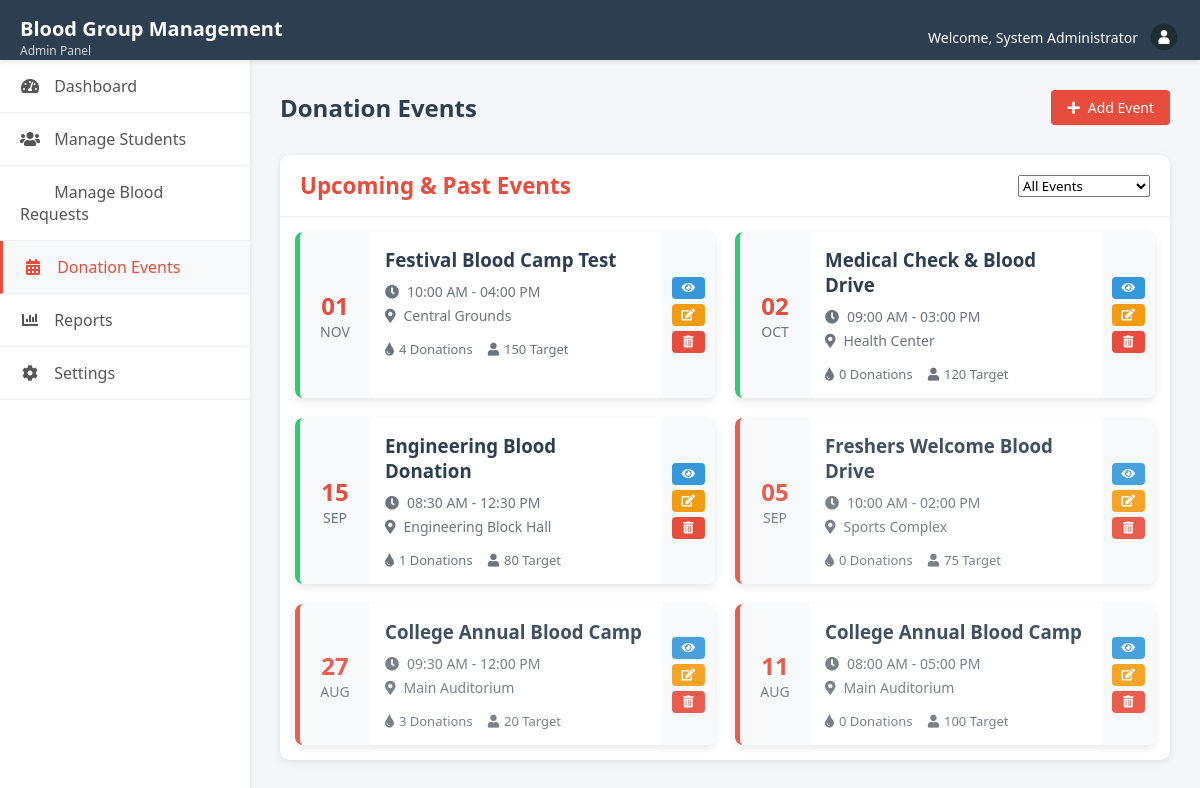
Screenshot of /admin/donation_events.php (signed in) with the database file from the repository.
### tables this page shows
CREATE TABLE `donation_events` (
  `id` int(11) NOT NULL,
  `event_name` varchar(100) NOT NULL,
  `event_date` date NOT NULL,
  `start_time` time NOT NULL,
  `end_time` time NOT NULL,
  `location` varchar(255) NOT NULL,
  `target_donors` int(11) NOT NULL,
  `target_blood_groups` varchar(100) DEFAULT NULL,
  `target_departments` varchar(255) DEFAULT NULL,
  `description` text DEFAULT NULL,
  `created_at` timestamp NOT NULL DEFAULT current_timestamp(),
  `updated_at` timestamp NOT NULL DEFAULT current_timestamp() ON UPDATE current_timestamp()
);

### admin/donation_events.php (the view, shortened to what this page needs)
<?php
require_once '../includes/config.php';
$events = $pdo->query("
    SELECT e.*, COUNT(d.id) as donation_count
    FROM donation_events e
    LEFT JOIN donations d ON e.id = d.event_id
    GROUP BY e.id
    ORDER BY e.event_date DESC
")->fetchAll(PDO::FETCH_ASSOC);
?>
<!DOCTYPE html>
<html lang="en">
<head>
    <link rel="stylesheet" href="../assets/css/admin.css">
    <link rel="stylesheet" href="https://cdnjs.cloudflare.com/ajax/libs/font-awesome/6.0.0-beta3/css/all.min.css">
    <link rel="stylesheet" href="https://cdn.jsdelivr.net/npm/flatpickr/dist/flatpickr.min.css">
</head>
<body>
    <?php include '../includes/admin_header.php'; ?>
    <div class="admin-container">
        <?php include '../includes/admin_sidebar.php'; ?>
        <main class="admin-content">
            <div class="content-header">
                <h1>Donation Events</h1>
                <a href="add_event.php" class="btn btn-primary">
                    <i class="fas fa-plus"></i> Add Event
                </a>
            </div>
            <div class="card">
                <div class="card-header">
                    <h2>Upcoming & Past Events</h2>
                    <div class="event-filter">
                        <select id="eventFilter" class="form-control">
                            <option value="all">All Events</option>
                        </select>
                    </div>
                </div>
                <div class="card-body">
                    <?php if(count($events) > 0): ?>
                        <div class="events-grid">
                            <?php foreach($events as $event):
                                $isPast = strtotime($event['event_date']) < time();
                                $eventClass = $isPast ? 'past-event' : 'upcoming-event';
                            ?>
                                <div class="event-card <?php echo $eventClass; ?>">
                                    <div class="event-date">
                                        <div class="event-day"><?php echo date('d', strtotime($event['event_date'])); ?></div>
                                        <div class="event-month"><?php echo date('M', strtotime($event['event_date'])); ?></div>
                                    </div>
                                    <div class="event-details">
                                        <h3><?php echo htmlspecialchars($event['event_name']); ?></h3>
                                        <p class="event-time">
                                            <i class="fas fa-clock"></i>
                                            <?php echo date('h:i A', strtotime($event['start_time'])); ?> -
                                            <?php echo date('h:i A', strtotime($event['end_time'])); ?>
                                        </p>
                                        <p class="event-location">
                                            <i class="fas fa-map-marker-alt"></i>
                                            <?php echo htmlspecialchars($event['location']); ?>
                                        </p>
                                        <div class="event-stats">
                                            <span class="stat">
                                                <i class="fas fa-tint"></i> <?php echo $event['donation_count']; ?> Donations
                                            </span>
                                            <span class="stat">
                                                <i class="fas fa-user"></i> <?php echo $event['target_donors']; ?> Target
                                            </span>
                                        </div>
                                    </div>
                                    <div class="event-actions">
                                        <a href="view_event.php?id=<?php echo $event['id']; ?>" class="btn btn-sm btn-info" title="View">
                                            <i class="fas fa-eye"></i>
                                        </a>
                                        <a href="edit_event.php?id=<?php echo $event['id']; ?>" class="btn btn-sm btn-warning" title="Edit">
                                            <i class="fas fa-edit"></i>
                                        </a>
                                        <a href="process_event_actions.php?action=delete&id=<?php echo $event['id']; ?>"
                                           class="btn btn-sm btn-danger" title="Delete" onclick="return confirm('Delete this event?')">
                                            <i class="fas fa-trash-alt"></i>
                                        </a>
                                    </div>
                                </div>
                            <?php endforeach; ?>
                        </div>
                    <?php endif; ?>
                </div>
            </div>
        </main>
    </div>
</body>
</html>

### includes/admin_header.php (shortened to what this page needs)
<header class="admin-header">
    <link rel="stylesheet" href="https://cdnjs.cloudflare.com/ajax/libs/font-awesome/5.15.4/css/all.min.css">
    <link rel="stylesheet" href="../assets/css/admin.css">
    <link rel="stylesheet" href="../assets/css/blood-requests.css">
    <div class="header-content">
        <div class="logo">
            <h1>Blood Group Management</h1>
            <p>Admin Panel</p>
        </div>
        <div class="admin-nav">
            <div class="admin-info">
                <span class="admin-name">Welcome, <?php echo $_SESSION['admin_name']; ?></span>
                <img src="../assets/images/admin-avatar.png" alt="Admin Avatar" class="admin-avatar">
            </div>
        </div>
    </div>
</header>

### includes/admin_sidebar.php
<aside class="admin-sidebar">
    <nav class="sidebar-nav">
        <ul>
            <li class="<?php echo basename($_SERVER['PHP_SELF']) == 'dashboard.php' ? 'active' : ''; ?>">
                <a href="dashboard.php">
                    <i class="fas fa-tachometer-alt"></i> Dashboard
                </a>
            </li>
            <li class="<?php echo basename($_SERVER['PHP_SELF']) == 'manage_students.php' ? 'active' : ''; ?>">
                <a href="manage_students.php">
                    <i class="fas fa-users"></i> Manage Students
                </a>
            </li>
            <li class="<?php echo basename($_SERVER['PHP_SELF']) == 'manage_requests.php' ? 'active' : ''; ?>">
                <a href="manage_requests.php">
                    <i class="fas fa-request"></i> Manage Blood Requests
                </a>
            </li>
            <li class="<?php echo basename($_SERVER['PHP_SELF']) == 'donation_events.php' ? 'active' : ''; ?>">
                <a href="donation_events.php">
                    <i class="fas fa-calendar-alt"></i> Donation Events
                </a>
            </li>
            <li class="<?php echo basename($_SERVER['PHP_SELF']) == 'reports.php' ? 'active' : ''; ?>">
                <a href="reports.php">
                    <i class="fas fa-chart-bar"></i> Reports
                </a>
            </li>
            <li class="<?php echo basename($_SERVER['PHP_SELF']) == 'settings.php' ? 'active' : ''; ?>">
                <a href="settings.php">
                    <i class="fas fa-cog"></i> Settings
                </a>
            </li>
        </ul>
    </nav>
</aside>

### assets/css/admin.css (style rules this page uses)
:root { --primary-color: #e74c3c; --secondary-color: #3498db; --dark-color: #2c3e50; --light-color: #ecf0f1; --success-color: #2ecc71; --danger-color: #e74c3c; --warning-color: #f39c12; --info-color: #3498db; --sidebar-width: 250px; }
* { margin: 0; padding: 0; box-sizing: border-box; font-family: 'Segoe UI', Tahoma, Geneva, Verdana, sans-serif; }
body { background-color: #f5f7fa; color: #333; }
.admin-container { display: flex; min-height: calc(100vh - 60px); }
.admin-header { background-color: var(--dark-color); color: white; padding: 15px 0; box-shadow: 0 2px 5px rgba(0,0,0,0.1); height: 60px; position: sticky; top: 0; z-index: 1000; }
.header-content { display: flex; justify-content: space-between; align-items: center; max-width: 1200px; margin: 0 auto; padding: 0 20px; }
.logo h1 { font-size: 20px; font-weight: bold; }
.logo p { font-size: 12px; opacity: 0.8; }
.admin-nav { position: relative; display: flex; align-items: center; }
.admin-info { display: flex; align-items: center; cursor: pointer; }
.admin-name { margin-right: 10px; font-size: 14px; }
.admin-avatar { width: 32px; height: 32px; border-radius: 50%; object-fit: cover; }
.admin-sidebar { width: var(--sidebar-width); background-color: white; box-shadow: 2px 0 5px rgba(0,0,0,0.05); height: calc(100vh - 60px); position: sticky; top: 60px; }
.sidebar-nav ul { list-style: none; }
.sidebar-nav li { border-bottom: 1px solid #f0f0f0; }
.sidebar-nav li.active { background-color: #f8f9fa; border-left: 3px solid var(--primary-color); }
.sidebar-nav li.active a { color: var(--primary-color); }
.sidebar-nav a { display: block; padding: 15px 20px; color: #555; text-decoration: none; transition: all 0.3s; }
.sidebar-nav i { width: 20px; text-align: center; margin-right: 10px; }
.admin-content { flex: 1; padding: 30px; background-color: #f5f7fa; }
.content-header { display: flex; justify-content: space-between; align-items: center; margin-bottom: 30px; }
.content-header h1 { color: var(--dark-color); font-size: 24px; }
.card { background: white; border-radius: 8px; box-shadow: 0 3px 10px rgba(0,0,0,0.05); margin-bottom: 30px; }
.card-header { padding: 20px; border-bottom: 1px solid #f0f0f0; display: flex; justify-content: space-between; align-items: center; }
.card-header h2 { font-size: 18px; color: var(--dark-color); }
.card-body { padding: 20px; }
.btn { display: inline-flex; align-items: center; justify-content: center; padding: 8px 16px; border-radius: 4px; font-size: 14px; font-weight: 500; cursor: pointer; transition: all 0.3s; border: none; text-decoration: none; gap: 8px; }
.btn-sm { padding: 5px 10px; font-size: 12px; }
.btn-primary { background-color: var(--primary-color); color: white; }
.btn-danger { background-color: var(--danger-color); color: white; }
.btn-warning { background-color: var(--warning-color); color: white; }
.btn-info { background-color: var(--info-color); color: white; }
.events-grid { display: grid; grid-template-columns: repeat(auto-fill, minmax(350px, 1fr)); gap: 20px; }
.event-card { display: flex; border-radius: 8px; overflow: hidden; box-shadow: 0 3px 10px rgba(0,0,0,0.1); transition: transform 0.3s, box-shadow 0.3s; }
.upcoming-event { border-left: 5px solid #2ecc71; }
.past-event { border-left: 5px solid #e74c3c; opacity: 0.9; }
.event-date { background-color: #f8f9fa; padding: 15px; text-align: center; min-width: 70px; display: flex; flex-direction: column; justify-content: center; }
.event-day { font-size: 24px; font-weight: bold; color: #e74c3c; }
.event-month { font-size: 14px; color: #6c757d; text-transform: uppercase; }
.event-details { flex: 1; padding: 15px; }
.event-details h3 { margin: 0 0 10px; color: #2c3e50; }
.event-time, .event-location { margin: 5px 0; color: #6c757d; font-size: 14px; display: flex; align-items: center; gap: 8px; }
.event-stats { display: flex; gap: 15px; margin-top: 15px; }
.event-stats .stat { font-size: 13px; color: #6c757d; display: flex; align-items: center; gap: 5px; }
.event-actions { display: flex; flex-direction: column; padding: 10px; background-color: #f8f9fa; justify-content: center; gap: 5px; }
.card { background: white; border-radius: 10px; box-shadow: 0 2px 8px rgba(0,0,0,0.1); overflow: hidden; margin-bottom: 20px; }
.card-header { color: white; padding: 15px 20px; }
.card-header h2 { margin: 0; font-size: 1.4rem; color: var(--primary-color) }
.card-body { padding: 15px; }

### rows the page displays
donation_events: event_date "01", event_date "NOV", event_name "Festival Blood Camp Test", start_time "10:00 AM", end_time "04:00 PM", location "Central Grounds", donation_count "4", target_donors "150"
donation_events: event_date "02", event_date "OCT", event_name "Medical Check & Blood Drive", start_time "09:00 AM", end_time "03:00 PM", location "Health Center", donation_count "0", target_donors "120"
donation_events: event_date "15", event_date "SEP", event_name "Engineering Blood Donation", start_time "08:30 AM", end_time "12:30 PM", location "Engineering Block Hall", donation_count "1", target_donors "80"
donation_events: event_date "05", event_date "SEP", event_name "Freshers Welcome Blood Drive", start_time "10:00 AM", end_time "02:00 PM", location "Sports Complex", donation_count "0", target_donors "75"
donation_events: event_date "27", event_date "AUG", event_name "College Annual Blood Camp", start_time "09:30 AM", end_time "12:00 PM", location "Main Auditorium", donation_count "3", target_donors "20"
donation_events: event_date "11", event_date "AUG", event_name "College Annual Blood Camp", start_time "08:00 AM", end_time "05:00 PM", location "Main Auditorium", donation_count "0", target_donors "100"

### other values shown
$_SESSION['admin_name'] "System Administrator"
